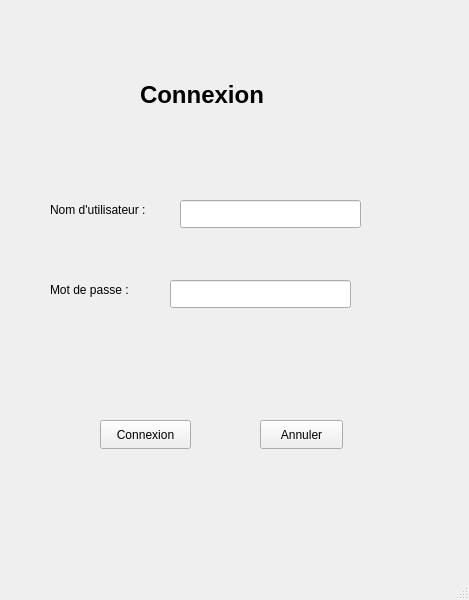
<?xml version="1.0" encoding="UTF-8"?>
<ui version="4.0">
 <class>MainWindow</class>
 <widget class="QMainWindow" name="MainWindow">
  <property name="geometry">
   <rect>
    <x>0</x>
    <y>0</y>
    <width>469</width>
    <height>600</height>
   </rect>
  </property>
  <property name="windowTitle">
   <string>MainWindow</string>
  </property>
  <widget class="QWidget" name="centralwidget">
   <widget class="QStackedWidget" name="stackedWidget">
    <property name="geometry">
     <rect>
      <x>20</x>
      <y>20</y>
      <width>421</width>
      <height>531</height>
     </rect>
    </property>
    <property name="currentIndex">
     <number>2</number>
    </property>
    <widget class="QWidget" name="page">
     <widget class="QPushButton" name="pushButton_2_Ajouter_Menu">
      <property name="geometry">
       <rect>
        <x>160</x>
        <y>480</y>
        <width>83</width>
        <height>29</height>
       </rect>
      </property>
      <property name="text">
       <string>Ajouter</string>
      </property>
     </widget>
     <widget class="QListWidget" name="listWidget_2">
      <property name="geometry">
       <rect>
        <x>220</x>
        <y>20</y>
        <width>161</width>
        <height>141</height>
       </rect>
      </property>
      <item>
       <property name="text">
        <string>Caméra 2</string>
       </property>
      </item>
     </widget>
     <widget class="QPushButton" name="pushButton_Ouvrir_Menu">
      <property name="geometry">
       <rect>
        <x>30</x>
        <y>480</y>
        <width>83</width>
        <height>29</height>
       </rect>
      </property>
      <property name="text">
       <string>Ouvrir</string>
      </property>
     </widget>
     <widget class="QLabel" name="label">
      <property name="geometry">
       <rect>
        <x>50</x>
        <y>180</y>
        <width>201</width>
        <height>20</height>
       </rect>
      </property>
      <property name="text">
       <string>Nombre de place restante :  </string>
      </property>
     </widget>
     <widget class="QTableWidget" name="tableWidget">
      <property name="geometry">
       <rect>
        <x>0</x>
        <y>280</y>
        <width>381</width>
        <height>141</height>
       </rect>
      </property>
      <row>
       <property name="text">
        <string>M.Dupont</string>
       </property>
      </row>
      <row>
       <property name="text">
        <string>M.Reynolds</string>
       </property>
      </row>
      <row>
       <property name="text">
        <string>Mme.Hubbard</string>
       </property>
      </row>
      <column>
       <property name="text">
        <string>Horaire entrée / sortie</string>
       </property>
      </column>
      <column>
       <property name="text">
        <string>entree / sortie</string>
       </property>
      </column>
      <item row="0" column="0">
       <property name="text">
        <string/>
       </property>
       <property name="background">
        <brush brushstyle="NoBrush">
         <color alpha="255">
          <red>255</red>
          <green>255</green>
          <blue>255</blue>
         </color>
        </brush>
       </property>
      </item>
     </widget>
     <widget class="QListWidget" name="listWidget">
      <property name="geometry">
       <rect>
        <x>10</x>
        <y>20</y>
        <width>161</width>
        <height>141</height>
       </rect>
      </property>
      <item>
       <property name="text">
        <string>Caméra 1</string>
       </property>
      </item>
     </widget>
     <widget class="QLabel" name="label_2">
      <property name="geometry">
       <rect>
        <x>50</x>
        <y>240</y>
        <width>251</width>
        <height>20</height>
       </rect>
      </property>
      <property name="text">
       <string>dernière entrée / sortie : </string>
      </property>
     </widget>
     <widget class="QPushButton" name="pushButton_4_Signaler_Menu">
      <property name="geometry">
       <rect>
        <x>290</x>
        <y>480</y>
        <width>83</width>
        <height>29</height>
       </rect>
      </property>
      <property name="text">
       <string>Signaler</string>
      </property>
     </widget>
     <widget class="QLabel" name="label_12">
      <property name="geometry">
       <rect>
        <x>50</x>
        <y>210</y>
        <width>141</width>
        <height>20</height>
       </rect>
      </property>
      <property name="text">
       <string>Total de place : 63</string>
      </property>
     </widget>
    </widget>
    <widget class="QWidget" name="page_2">
     <widget class="QLabel" name="label_3">
      <property name="geometry">
       <rect>
        <x>130</x>
        <y>30</y>
        <width>131</width>
        <height>51</height>
       </rect>
      </property>
      <property name="text">
       <string>&lt;html&gt;&lt;head/&gt;&lt;body&gt;&lt;p&gt;&lt;span style=&quot; font-size:18pt; font-weight:700;&quot;&gt;Ajouter&lt;/span&gt;&lt;/p&gt;&lt;/body&gt;&lt;/html&gt;</string>
      </property>
     </widget>
     <widget class="QLabel" name="label_4">
      <property name="geometry">
       <rect>
        <x>40</x>
        <y>160</y>
        <width>63</width>
        <height>20</height>
       </rect>
      </property>
      <property name="text">
       <string>Nom</string>
      </property>
     </widget>
     <widget class="QLabel" name="label_5">
      <property name="geometry">
       <rect>
        <x>40</x>
        <y>210</y>
        <width>63</width>
        <height>20</height>
       </rect>
      </property>
      <property name="text">
       <string>Prénom</string>
      </property>
     </widget>
     <widget class="QLabel" name="label_6">
      <property name="geometry">
       <rect>
        <x>20</x>
        <y>430</y>
        <width>181</width>
        <height>41</height>
       </rect>
      </property>
      <property name="text">
       <string>Plaque d'immatriculation :</string>
      </property>
     </widget>
     <widget class="QPushButton" name="pushButton_3_enregistrer">
      <property name="geometry">
       <rect>
        <x>90</x>
        <y>490</y>
        <width>83</width>
        <height>29</height>
       </rect>
      </property>
      <property name="text">
       <string>Enregistrer</string>
      </property>
     </widget>
     <widget class="QLabel" name="label_7">
      <property name="geometry">
       <rect>
        <x>80</x>
        <y>260</y>
        <width>161</width>
        <height>20</height>
       </rect>
      </property>
      <property name="text">
       <string>Travail du personnel :</string>
      </property>
     </widget>
     <widget class="QLabel" name="label_8">
      <property name="geometry">
       <rect>
        <x>60</x>
        <y>390</y>
        <width>31</width>
        <height>20</height>
       </rect>
      </property>
      <property name="text">
       <string>Du</string>
      </property>
     </widget>
     <widget class="QCheckBox" name="checkBox_Enseignant_Ajouter">
      <property name="geometry">
       <rect>
        <x>70</x>
        <y>290</y>
        <width>111</width>
        <height>26</height>
       </rect>
      </property>
      <property name="text">
       <string>Enseignants</string>
      </property>
     </widget>
     <widget class="QCheckBox" name="checkBox_2_Admin_Ajouter">
      <property name="geometry">
       <rect>
        <x>200</x>
        <y>290</y>
        <width>131</width>
        <height>26</height>
       </rect>
      </property>
      <property name="text">
       <string>Administration</string>
      </property>
     </widget>
     <widget class="QDateEdit" name="dateEdit_ajouter">
      <property name="geometry">
       <rect>
        <x>90</x>
        <y>390</y>
        <width>110</width>
        <height>29</height>
       </rect>
      </property>
     </widget>
     <widget class="QDateEdit" name="dateEdit_2_ajouter">
      <property name="geometry">
       <rect>
        <x>240</x>
        <y>390</y>
        <width>110</width>
        <height>29</height>
       </rect>
      </property>
     </widget>
     <widget class="QLabel" name="label_11">
      <property name="geometry">
       <rect>
        <x>210</x>
        <y>390</y>
        <width>31</width>
        <height>20</height>
       </rect>
      </property>
      <property name="text">
       <string>au</string>
      </property>
     </widget>
     <widget class="QLabel" name="label_13">
      <property name="geometry">
       <rect>
        <x>70</x>
        <y>340</y>
        <width>271</width>
        <height>20</height>
       </rect>
      </property>
      <property name="text">
       <string>Est autorisé à rentrer dans le parking:</string>
      </property>
     </widget>
     <widget class="QLineEdit" name="lineEdit_Prenom_Ajouter">
      <property name="geometry">
       <rect>
        <x>110</x>
        <y>210</y>
        <width>181</width>
        <height>28</height>
       </rect>
      </property>
     </widget>
     <widget class="QLineEdit" name="lineEdit_2_Non_Ajouter">
      <property name="geometry">
       <rect>
        <x>80</x>
        <y>160</y>
        <width>181</width>
        <height>28</height>
       </rect>
      </property>
     </widget>
     <widget class="QLineEdit" name="lineEdit_Plaque_Ajouter">
      <property name="geometry">
       <rect>
        <x>200</x>
        <y>440</y>
        <width>141</width>
        <height>28</height>
       </rect>
      </property>
     </widget>
     <widget class="QPushButton" name="pushButton_Annuler_Ajouter">
      <property name="geometry">
       <rect>
        <x>220</x>
        <y>490</y>
        <width>83</width>
        <height>29</height>
       </rect>
      </property>
      <property name="text">
       <string>Annuler</string>
      </property>
     </widget>
    </widget>
    <widget class="QWidget" name="page_3">
     <widget class="QLabel" name="label_9">
      <property name="geometry">
       <rect>
        <x>120</x>
        <y>50</y>
        <width>181</width>
        <height>51</height>
       </rect>
      </property>
      <property name="text">
       <string>&lt;html&gt;&lt;head/&gt;&lt;body&gt;&lt;p&gt;&lt;span style=&quot; font-size:18pt; font-weight:700;&quot;&gt;Connexion&lt;/span&gt;&lt;/p&gt;&lt;/body&gt;&lt;/html&gt;</string>
      </property>
     </widget>
     <widget class="QLabel" name="label_10">
      <property name="geometry">
       <rect>
        <x>30</x>
        <y>180</y>
        <width>141</width>
        <height>20</height>
       </rect>
      </property>
      <property name="text">
       <string>Nom d'utilisateur :</string>
      </property>
     </widget>
     <widget class="QLineEdit" name="lineEdit_2_NonUser_Connexion">
      <property name="geometry">
       <rect>
        <x>160</x>
        <y>180</y>
        <width>181</width>
        <height>28</height>
       </rect>
      </property>
     </widget>
     <widget class="QLabel" name="label_14">
      <property name="geometry">
       <rect>
        <x>30</x>
        <y>260</y>
        <width>141</width>
        <height>20</height>
       </rect>
      </property>
      <property name="text">
       <string>Mot de passe :</string>
      </property>
     </widget>
     <widget class="QLineEdit" name="lineEdit_2_MotDePasse_Connexion">
      <property name="geometry">
       <rect>
        <x>150</x>
        <y>260</y>
        <width>181</width>
        <height>28</height>
       </rect>
      </property>
     </widget>
     <widget class="QPushButton" name="pushButton_3_Connexion">
      <property name="geometry">
       <rect>
        <x>80</x>
        <y>400</y>
        <width>91</width>
        <height>29</height>
       </rect>
      </property>
      <property name="text">
       <string>Connexion</string>
      </property>
     </widget>
     <widget class="QPushButton" name="pushButton_Annuler_Connexion">
      <property name="geometry">
       <rect>
        <x>240</x>
        <y>400</y>
        <width>83</width>
        <height>29</height>
       </rect>
      </property>
      <property name="text">
       <string>Annuler</string>
      </property>
     </widget>
    </widget>
   </widget>
  </widget>
  <widget class="QMenuBar" name="menubar">
   <property name="geometry">
    <rect>
     <x>0</x>
     <y>0</y>
     <width>469</width>
     <height>25</height>
    </rect>
   </property>
  </widget>
  <widget class="QStatusBar" name="statusbar"/>
 </widget>
 <resources/>
 <connections/>
</ui>
